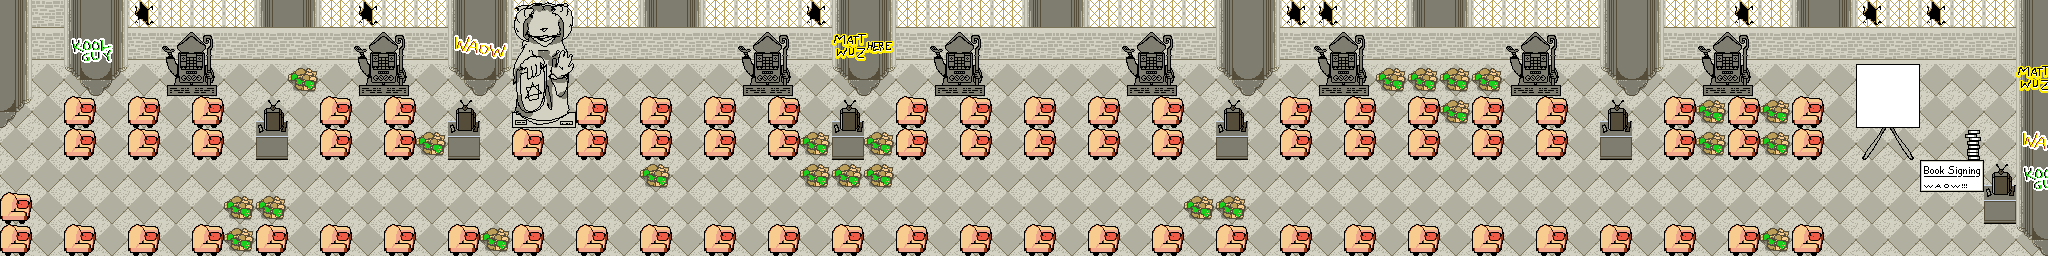

Below is a game level as drawn by its tile map, then a one-line description and the .tmx file that defines it, in full:
An orthogonal 64x8 tile map with 32x32 px tiles, 2 tile layers (decor, colliders), 3 hidden layers not drawn, 2 tilesets.

<map version="1.10" tiledversion="1.11.2" orientation="orthogonal" renderorder="right-down" width="64" height="8" tilewidth="32" tileheight="32" infinite="0" nextlayerid="6" nextobjectid="1">
 <tileset firstgid="1" source="../tilesets/chapel01.tsx" />
 <tileset firstgid="65" source="../tilesets/blue-labels.tsx" />
 <layer id="2" name="decor" width="64" height="8">
  <data encoding="csv">
0,0,0,0,0,0,0,0,0,0,0,0,0,0,0,0,0,0,0,0,0,0,0,0,0,0,0,0,0,0,0,0,0,0,0,0,0,0,0,0,0,0,0,0,0,0,0,0,0,0,0,0,0,0,0,0,0,0,0,0,0,0,0,0,
0,0,0,0,0,0,0,0,0,0,0,0,0,0,0,0,0,0,0,0,0,0,0,0,0,0,0,0,0,0,0,0,0,0,0,0,0,0,0,0,0,0,0,0,0,0,0,0,0,0,0,0,0,0,0,0,0,0,0,0,0,0,0,0,
0,1,0,0,1,0,0,1,1,0,1,0,0,1,0,0,0,0,1,1,1,1,1,0,0,1,0,0,1,0,0,1,1,1,1,0,0,1,0,0,1,0,0,0,0,0,0,0,0,1,0,0,1,0,0,1,1,1,0,0,0,1,1,0,
0,1,0,1,0,1,0,1,0,1,0,1,0,1,0,1,0,0,0,1,0,1,0,1,0,1,0,1,0,1,0,1,0,1,0,1,0,1,0,1,0,1,0,1,0,0,0,1,0,1,0,1,0,0,0,0,0,1,0,0,1,1,1,0,
1,1,0,1,0,1,0,1,0,1,0,1,0,0,0,1,0,1,0,1,0,1,0,1,0,0,0,0,0,1,0,1,0,1,0,1,0,1,0,1,0,1,0,1,0,1,0,1,0,1,0,1,0,0,0,0,0,1,1,1,1,1,1,0,
1,1,1,1,1,1,1,1,1,1,1,1,1,1,1,1,1,1,1,1,0,1,1,1,1,0,0,0,1,1,1,1,1,1,1,1,1,1,1,1,1,1,1,1,1,1,1,1,1,1,1,1,1,1,1,1,1,1,1,1,1,1,0,0,
0,1,1,1,1,1,1,0,0,1,1,1,1,1,1,1,1,1,1,1,1,1,1,1,1,1,1,1,1,1,1,1,1,1,1,1,1,0,0,1,1,1,1,1,1,1,1,1,1,1,1,1,1,1,1,1,1,1,1,1,1,1,0,0,
0,1,0,1,0,1,0,0,0,1,0,1,0,1,0,0,0,1,0,1,0,1,0,1,0,1,0,1,0,1,0,1,0,1,0,1,0,1,0,1,0,1,0,1,0,1,0,1,0,1,0,1,0,1,0,0,0,1,1,1,1,1,1,0
</data>
 </layer>
 <layer id="1" name="colliders" width="64" height="8">
  <data encoding="csv">
4,6,2,4,32,9,9,9,8,7,9,32,9,9,2,4,11,15,9,9,8,7,9,9,9,32,2,4,9,9,9,9,8,7,9,9,9,9,2,4,32,32,9,9,8,7,9,9,9,9,2,4,9,9,32,9,8,7,32,9,32,9,9,2,
4,6,19,20,6,27,29,6,6,6,6,27,29,6,21,22,12,16,6,6,6,6,6,27,29,6,23,24,6,27,29,6,6,6,6,27,29,6,2,4,6,27,29,6,6,6,6,27,29,6,2,4,6,27,29,6,6,6,6,6,6,6,6,2,
4,0,3,5,0,28,30,0,0,31,0,28,30,0,3,5,13,17,0,0,0,0,0,28,30,0,3,5,0,28,30,0,0,0,0,28,30,0,3,5,0,28,30,31,31,31,31,28,30,0,3,5,0,28,30,0,0,0,37,40,33,0,0,23,
5,0,10,0,10,0,10,0,25,0,10,0,10,0,25,0,14,18,10,0,10,0,10,0,10,0,25,0,10,0,10,0,10,0,10,0,10,0,25,0,10,0,10,0,10,31,10,0,10,0,25,0,10,31,10,31,10,0,38,41,0,0,0,2,
0,0,10,0,10,0,10,0,26,0,10,0,10,31,26,0,10,0,10,0,10,0,10,0,10,31,26,31,10,0,10,0,10,0,10,0,10,0,26,0,10,0,10,0,10,0,10,0,10,0,26,0,10,31,10,31,10,0,39,42,0,35,0,21,
0,0,0,0,0,0,0,0,0,0,0,0,0,0,0,0,0,0,0,0,31,0,0,0,0,31,31,31,0,0,0,0,0,0,0,0,0,0,0,0,0,0,0,0,0,0,0,0,0,0,0,0,0,0,0,0,0,0,0,0,34,36,25,19,
10,0,0,0,0,0,0,31,31,0,0,0,0,0,0,0,0,0,0,0,0,0,0,0,0,0,0,0,0,0,0,0,0,0,0,0,0,31,31,0,0,0,0,0,0,0,0,0,0,0,0,0,0,0,0,0,0,0,0,0,0,0,26,2,
10,0,10,0,10,0,10,31,10,0,10,0,10,0,10,31,10,0,10,0,10,0,10,0,10,0,10,0,10,0,10,0,10,0,10,0,10,0,10,0,10,0,10,0,10,0,10,0,10,0,10,0,10,0,10,31,10,0,0,0,0,0,0,3
</data>
 </layer>
 <layer id="3" name="metadata" width="64" height="8" visible="0">
  <data encoding="csv">
0,0,0,0,0,0,0,0,0,0,0,0,0,0,0,0,0,0,0,0,0,0,0,0,0,0,0,0,0,0,0,0,0,0,0,0,0,0,0,0,0,0,0,0,0,0,0,0,0,0,0,0,0,0,0,0,0,0,0,0,0,0,0,0,
0,0,0,0,0,0,0,0,0,0,0,0,0,0,0,0,0,0,0,0,0,0,0,0,0,0,0,0,0,0,0,0,0,0,0,0,0,0,0,0,0,0,0,0,0,0,0,0,0,0,0,0,0,0,0,0,0,0,0,0,0,0,0,0,
0,0,0,0,0,0,0,0,0,0,0,0,0,0,0,0,0,0,0,0,0,0,0,0,0,0,0,0,0,0,0,0,0,0,0,0,0,0,0,0,0,0,0,0,0,0,0,0,0,0,0,0,0,0,0,0,0,0,0,0,0,0,0,0,
0,0,0,0,0,0,0,0,0,0,0,0,0,0,0,0,0,0,0,0,0,0,0,0,0,0,0,0,0,0,0,0,0,0,0,0,0,0,0,0,0,0,0,0,0,0,0,0,0,0,0,0,0,0,0,0,0,0,0,0,0,0,0,0,
0,0,0,0,0,0,0,0,0,0,0,0,0,0,0,0,0,0,0,0,0,0,0,0,0,0,0,0,0,0,0,0,0,0,0,0,0,0,0,0,0,0,0,0,0,0,0,0,0,0,0,0,0,0,0,0,0,0,0,0,0,0,0,0,
0,0,0,0,0,0,0,0,0,0,0,0,0,0,0,0,0,0,0,0,0,0,0,0,0,0,0,0,0,0,0,0,0,0,0,0,0,0,0,0,0,0,0,0,0,0,0,0,0,0,0,0,0,0,0,0,0,0,0,0,0,0,0,0,
0,0,0,0,0,0,0,0,0,0,0,0,0,0,0,0,0,0,0,0,0,0,0,0,0,0,0,0,0,0,0,0,0,0,0,0,0,0,0,0,0,0,0,0,0,0,0,0,0,0,0,0,0,0,0,0,0,0,0,0,0,0,0,0,
0,0,0,0,0,0,0,0,0,0,0,0,0,0,0,0,0,0,0,0,0,0,0,0,0,0,0,0,0,0,0,0,0,0,0,0,0,0,0,0,0,0,0,0,0,0,0,0,0,0,0,0,0,0,0,0,0,0,0,0,0,0,0,0
</data>
 </layer>
 <layer id="5" name="actions" width="64" height="8" visible="0">
  <data encoding="csv">
0,0,0,0,0,0,0,0,0,0,0,0,0,0,0,0,0,0,0,0,0,0,0,0,0,0,0,0,0,0,0,0,0,0,0,0,0,0,0,0,0,0,0,0,0,0,0,0,0,0,0,0,0,0,0,0,0,0,0,0,0,0,0,0,
0,0,0,0,0,0,0,0,0,0,0,0,0,0,0,0,0,0,0,0,0,0,0,0,0,0,0,0,0,0,0,0,0,0,0,0,0,0,0,0,0,0,0,0,0,0,0,0,0,0,0,0,0,0,0,0,0,0,0,0,0,0,0,0,
0,0,0,0,0,0,0,0,0,0,0,0,0,0,0,0,0,0,0,0,0,0,0,0,0,0,0,0,0,0,0,0,0,0,0,0,0,0,0,0,0,0,0,0,0,0,0,0,0,0,0,0,0,0,0,0,0,0,0,0,0,0,0,0,
0,0,0,0,0,0,0,0,0,0,0,0,0,0,0,0,0,0,0,0,0,0,0,0,0,0,0,0,0,0,0,0,0,0,0,0,0,0,0,0,0,0,0,0,0,0,0,0,0,0,0,0,0,0,0,0,0,0,0,0,0,0,0,0,
409,0,0,0,0,0,0,0,0,0,0,0,0,0,0,0,0,0,0,0,0,0,0,0,0,0,0,0,0,0,0,0,0,0,0,0,0,0,0,0,0,0,0,0,0,0,0,0,0,0,0,0,0,0,0,0,0,0,0,0,0,0,0,0,
409,0,0,0,0,0,0,0,0,0,0,0,0,0,0,0,0,0,0,0,0,0,0,0,0,0,0,0,0,0,0,0,0,0,0,0,0,0,0,0,0,0,0,0,0,0,0,0,0,0,0,0,0,0,0,0,0,0,326,326,0,0,0,0,
0,0,0,0,0,0,0,0,0,0,0,0,0,0,0,0,0,0,0,0,0,0,0,0,0,0,0,0,0,0,0,0,0,0,0,0,0,0,0,0,0,0,0,0,0,0,0,0,0,0,0,0,0,0,0,0,0,0,0,0,0,0,0,0,
0,0,0,0,0,0,0,0,0,0,0,0,0,0,0,0,0,0,0,0,0,0,0,0,0,0,0,0,0,0,0,0,0,0,0,0,0,0,0,0,0,0,0,0,0,0,0,0,0,0,0,0,0,0,0,0,0,0,0,0,0,0,0,0
</data>
 </layer>
 <layer id="4" name="characters" width="64" height="8" visible="0">
  <data encoding="csv">
0,0,0,0,0,0,0,0,0,0,0,0,0,0,0,0,0,0,0,0,0,0,0,0,0,0,0,0,0,0,0,0,0,0,0,0,0,0,0,0,0,0,0,0,0,0,0,0,0,0,0,0,0,0,0,0,0,0,0,0,0,0,0,0,
0,0,0,0,0,0,0,0,0,0,0,0,0,0,0,0,0,0,0,0,0,0,0,0,0,0,0,0,0,0,0,0,0,0,0,0,0,0,0,0,0,0,0,0,0,0,0,0,0,0,0,0,0,0,0,0,0,0,0,0,0,0,0,0,
0,0,0,0,0,0,0,0,0,0,0,0,0,0,0,0,0,0,0,0,0,0,0,0,0,0,0,0,0,0,0,0,0,0,0,0,0,0,0,0,0,0,0,0,0,0,0,0,0,0,0,0,0,0,0,0,0,0,0,0,0,0,0,0,
0,0,0,0,0,0,0,0,0,0,0,0,0,0,0,0,0,0,0,0,0,0,0,0,0,0,0,0,0,0,0,0,0,0,0,0,0,0,0,0,0,0,0,0,0,0,0,0,0,0,0,0,0,0,0,0,0,0,107,108,0,0,0,0,
0,0,0,0,0,0,0,0,0,0,0,0,0,0,0,0,0,0,0,0,0,0,0,0,0,0,0,0,0,0,0,0,0,0,0,0,0,0,0,0,0,0,0,0,0,0,0,0,0,0,0,0,0,0,0,0,0,0,0,0,109,0,0,0,
0,0,0,0,0,0,0,0,0,0,0,0,0,0,0,0,0,0,0,0,0,0,0,0,0,0,0,0,0,0,0,0,0,0,0,0,0,0,0,0,0,0,0,0,0,0,0,0,0,0,0,0,0,0,0,0,0,0,0,0,0,0,0,0,
0,0,0,0,0,0,0,0,0,0,0,0,0,0,0,0,0,0,0,0,0,0,0,0,0,0,0,0,0,0,0,0,0,0,0,0,0,0,0,0,0,0,0,0,0,0,0,0,0,0,0,0,0,0,0,0,0,0,0,0,0,0,0,0,
0,0,0,0,0,0,0,0,0,0,0,0,0,0,0,0,0,0,0,0,0,0,0,0,0,0,0,0,0,0,0,0,0,0,0,0,0,0,0,0,0,0,0,0,0,0,0,0,0,0,0,0,0,0,0,0,0,0,0,0,0,0,0,0
</data>
 </layer>
</map>
